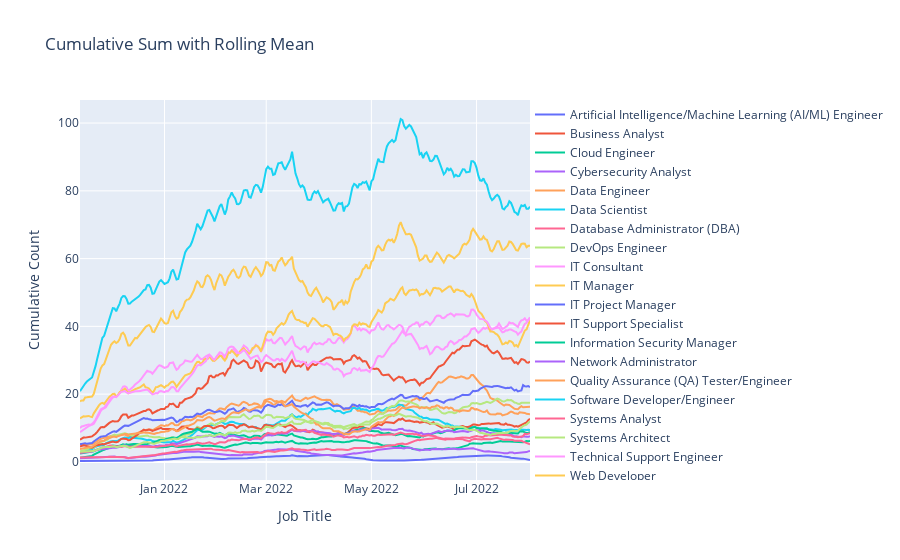

Write notebook code for a chart like this one.
### Code cell
import plotly.graph_objects as go

rolling_mean = job_title_counts_df.rolling(window=30).mean().dropna()

# Plotly figure
fig = go.Figure()

# Add traces for each job title
for column in rolling_mean.columns:
    fig.add_trace(go.Scatter(
        x=job_title_counts_df.index,
        y=rolling_mean[column].values.flatten(),
        mode='lines',
        name=column,
        text=rolling_mean[column].apply(lambda x: f'{x:.2f}'),
        hoverinfo='text'
    ))

# Update layout
fig.update_layout(
    title='Cumulative Sum with Rolling Mean',
    xaxis_title='Job Title',
    yaxis_title='Cumulative Count',
    legend=dict(x=1, y=1),
    hovermode='x unified'
)

# Show plot
fig.show()

### Figure 1 — Plotly figure (JSON) as saved in the notebook; plotly's stock layout.template omitted (floating-point values rounded to 4 significant figures; data arrays with more than 128 entries replaced by an {"elided": "..."} marker saying what was removed)
{"data": [{"hoverinfo": "text", "mode": "lines", "name": "Artificial Intelligence/Machine Learning (AI/ML) Engineer", "text": {"elided": "262 str values"}, "type": "scatter", "x": {"elided": "291 str values"}, "y": {"elided": "262 float values"}}, {"hoverinfo": "text", "mode": "lines", "name": "Business Analyst", "text": {"elided": "262 str values"}, "type": "scatter", "x": {"elided": "291 str values"}, "y": {"elided": "262 float values"}}, {"hoverinfo": "text", "mode": "lines", "name": "Cloud Engineer", "text": {"elided": "262 str values"}, "type": "scatter", "x": {"elided": "291 str values"}, "y": {"elided": "262 float values"}}, {"hoverinfo": "text", "mode": "lines", "name": "Cybersecurity Analyst", "text": {"elided": "262 str values"}, "type": "scatter", "x": {"elided": "291 str values"}, "y": {"elided": "262 float values"}}, {"hoverinfo": "text", "mode": "lines", "name": "Data Engineer", "text": {"elided": "262 str values"}, "type": "scatter", "x": {"elided": "291 str values"}, "y": {"elided": "262 float values"}}, {"hoverinfo": "text", "mode": "lines", "name": "Data Scientist", "text": {"elided": "262 str values"}, "type": "scatter", "x": {"elided": "291 str values"}, "y": {"elided": "262 float values"}}, {"hoverinfo": "text", "mode": "lines", "name": "Database Administrator (DBA)", "text": {"elided": "262 str values"}, "type": "scatter", "x": {"elided": "291 str values"}, "y": {"elided": "262 float values"}}, {"hoverinfo": "text", "mode": "lines", "name": "DevOps Engineer", "text": {"elided": "262 str values"}, "type": "scatter", "x": {"elided": "291 str values"}, "y": {"elided": "262 float values"}}, {"hoverinfo": "text", "mode": "lines", "name": "IT Consultant", "text": {"elided": "262 str values"}, "type": "scatter", "x": {"elided": "291 str values"}, "y": {"elided": "262 float values"}}, {"hoverinfo": "text", "mode": "lines", "name": "IT Manager", "text": {"elided": "262 str values"}, "type": "scatter", "x": {"elided": "291 str values"}, "y": {"elided": "262 float values"}}, {"hoverinfo": "text", "mode": "lines", "name": "IT Project Manager", "text": {"elided": "262 str values"}, "type": "scatter", "x": {"elided": "291 str values"}, "y": {"elided": "262 float values"}}, {"hoverinfo": "text", "mode": "lines", "name": "IT Support Specialist", "text": {"elided": "262 str values"}, "type": "scatter", "x": {"elided": "291 str values"}, "y": {"elided": "262 float values"}}, {"hoverinfo": "text", "mode": "lines", "name": "Information Security Manager", "text": {"elided": "262 str values"}, "type": "scatter", "x": {"elided": "291 str values"}, "y": {"elided": "262 float values"}}, {"hoverinfo": "text", "mode": "lines", "name": "Network Administrator", "text": {"elided": "262 str values"}, "type": "scatter", "x": {"elided": "291 str values"}, "y": {"elided": "262 float values"}}, {"hoverinfo": "text", "mode": "lines", "name": "Quality Assurance (QA) Tester/Engineer", "text": {"elided": "262 str values"}, "type": "scatter", "x": {"elided": "291 str values"}, "y": {"elided": "262 float values"}}, {"hoverinfo": "text", "mode": "lines", "name": "Software Developer/Engineer", "text": {"elided": "262 str values"}, "type": "scatter", "x": {"elided": "291 str values"}, "y": {"elided": "262 float values"}}, {"hoverinfo": "text", "mode": "lines", "name": "Systems Analyst", "text": {"elided": "262 str values"}, "type": "scatter", "x": {"elided": "291 str values"}, "y": {"elided": "262 float values"}}, {"hoverinfo": "text", "mode": "lines", "name": "Systems Architect", "text": {"elided": "262 str values"}, "type": "scatter", "x": {"elided": "291 str values"}, "y": {"elided": "262 float values"}}, {"hoverinfo": "text", "mode": "lines", "name": "Technical Support Engineer", "text": {"elided": "262 str values"}, "type": "scatter", "x": {"elided": "291 str values"}, "y": {"elided": "262 float values"}}, {"hoverinfo": "text", "mode": "lines", "name": "Web Developer", "text": {"elided": "262 str values"}, "type": "scatter", "x": {"elided": "291 str values"}, "y": {"elided": "262 float values"}}], "layout": {"hovermode": "x unified", "legend": {"x": 1, "y": 1}, "title": {"text": "Cumulative Sum with Rolling Mean"}, "xaxis": {"title": {"text": "Job Title"}}, "yaxis": {"title": {"text": "Cumulative Count"}}}}
